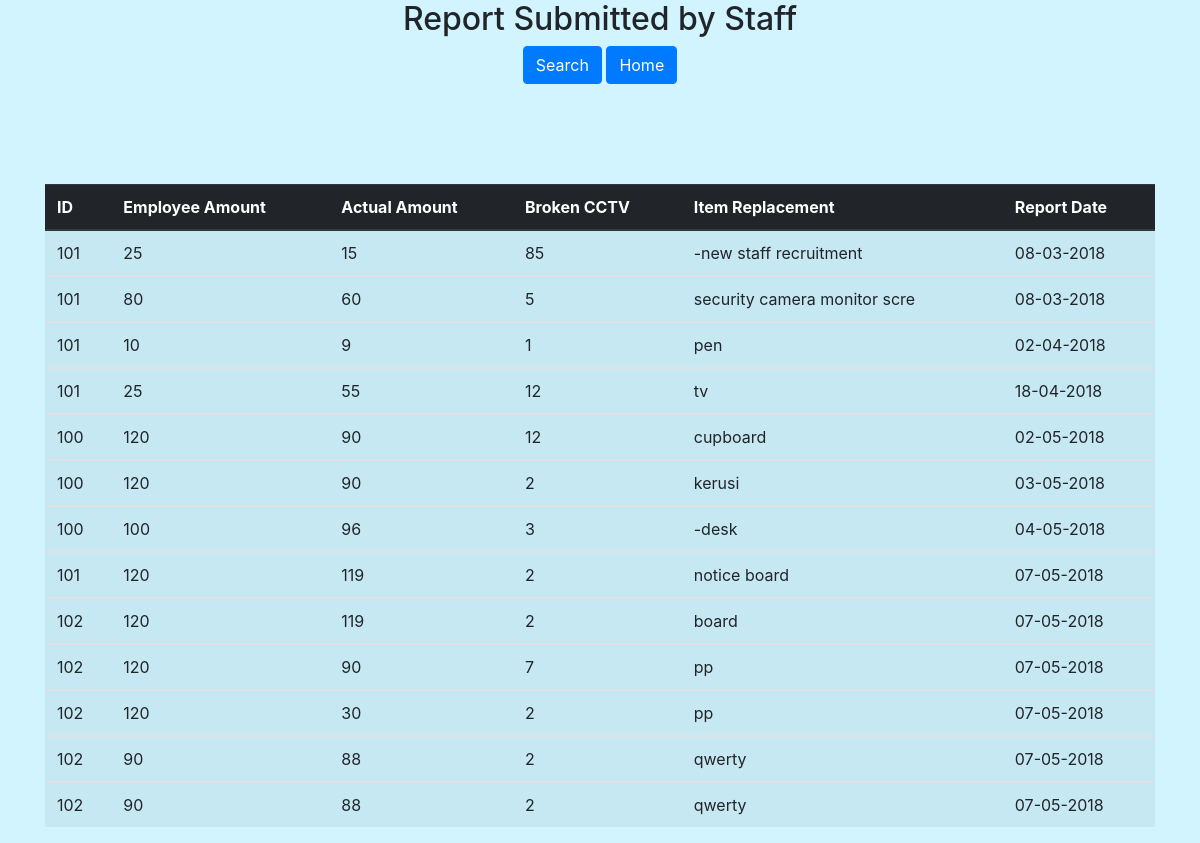
The page /tgkreport.php (signed in) on the database its author committed.
### tables this page shows
CREATE TABLE `branchreport` (
  `Count` int(3) NOT NULL,
  `branchid` int(5) NOT NULL,
  `empamt` int(10) NOT NULL,
  `actemp` int(10) NOT NULL,
  `cctv` varchar(20) NOT NULL,
  `item` varchar(30) NOT NULL,
  `datereport` date NOT NULL
);

### tgkreport.php (the view, shortened to what this page needs)
<html>
<head>
<link rel="stylesheet" href="https://maxcdn.bootstrapcdn.com/bootstrap/4.0.0/css/bootstrap.min.css">
</head>
	<center>
	<h2> Report Submitted by Staff </h2>
<body>
  <div class="container">
    	<center>
    <a  href="carireport.php" class="btn btn-primary" role="button" > Search </a>
    <a  href="indexadmin.php"  class="btn btn-primary" role="button"> Home </a>
    </center>
<div class="table-responsive" style="margin-top:100px;" >
<table class="table table-striped">
    <thead  class="thead-dark">
        <tr class="table-primary" >
            <th>ID</th>
            <th>Employee Amount</th>
            <th>Actual Amount</th>
            <th>Broken CCTV</th>
            <th>Item Replacement</th>
            <th>Report Date </th>
        </tr>
        </thead>
<?php
require_once 'database.php';
$sql='SELECT * FROM branchreport' ;
$result = mysqli_query($conn, $sql )
	or die(mysqli_error($conn)) ;
	while($row = mysqli_fetch_array( $result )) {
?>
<center>
 <tbody>
	<tr>
 	<td><?php echo  $row['branchid'] ?> </td>
	<td> <?php echo $row['empamt'] ?> </td>
	<td> <?php echo $row['actemp'] ?> </td>
	<td> <?php echo $row['cctv'] ?>	</td>
	<td> <?php echo $row['item'] ?> </td>
  <?php
    $date = $row['datereport'] ;
    $display_date = date("d-m-Y",strtotime($date)) ;
   ?>
	<td><?php echo $display_date ?> </td>
	</tr>
</tbody>
<?php
}
?>
</center>
</table>
</div>
</div>
</body>
</html>

### tgkreport.php (style rules this page uses)
body { background-color: #d1f4ff; }

### rows shown on the page
branchreport: branchid "101", empamt "25", actemp "15", cctv "85", item "-new staff recruitment", datereport "08-03-2018"
branchreport: branchid "101", empamt "80", actemp "60", cctv "5", item "security camera monitor scre", datereport "08-03-2018"
branchreport: branchid "101", empamt "10", actemp "9", cctv "1", item "pen", datereport "02-04-2018"
branchreport: branchid "101", empamt "25", actemp "55", cctv "12", item "tv", datereport "18-04-2018"
branchreport: branchid "100", empamt "120", actemp "90", cctv "12", item "cupboard", datereport "02-05-2018"
branchreport: branchid "100", empamt "120", actemp "90", cctv "2", item "kerusi", datereport "03-05-2018"
branchreport: branchid "100", empamt "100", actemp "96", cctv "3", item "-desk", datereport "04-05-2018"
branchreport: branchid "101", empamt "120", actemp "119", cctv "2", item "notice board", datereport "07-05-2018"
branchreport: branchid "102", empamt "120", actemp "119", cctv "2", item "board", datereport "07-05-2018"
branchreport: branchid "102", empamt "120", actemp "90", cctv "7", item "pp", datereport "07-05-2018"
branchreport: branchid "102", empamt "120", actemp "30", cctv "2", item "pp", datereport "07-05-2018"
branchreport: branchid "102", empamt "90", actemp "88", cctv "2", item "qwerty", datereport "07-05-2018"
branchreport: branchid "102", empamt "90", actemp "88", cctv "2", item "qwerty", datereport "07-05-2018"
